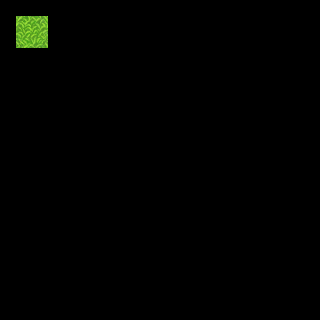

Rendered tile map (Tiled .tmx) drawn with the repository's tilesets; below, a short description and the full map source, tile grids included:
An orthogonal 20x20 tile map with 16x16 px tiles, 3 tile layers (regions, input_set, output_under2 grass), 2 tilesets.

<map version="1.0" orientation="orthogonal" renderorder="right-down" width="20" height="20" tilewidth="16" tileheight="16" nextobjectid="6">
 <properties>
  <property name="NoOverlappingRules" value="true" />
 </properties>
 <tileset firstgid="1" name="ruleset" tilewidth="16" tileheight="16" tilecount="60" columns="10">
  <image source="../tilesets/ruleset.png" width="160" height="96" />
 </tileset>
 <tileset firstgid="61" name="outside_a2" tilewidth="16" tileheight="16" tilecount="768" columns="32">
  <image source="../tilesets/outside_a2.png" width="512" height="384" />
 </tileset>
 <layer name="regions" width="20" height="20">
  <data encoding="csv">
0,0,0,0,0,0,0,0,0,0,0,0,0,0,0,0,0,0,0,0,
0,1,1,0,0,0,0,0,0,0,0,0,0,0,0,0,0,0,0,0,
0,1,1,0,0,0,0,0,0,0,0,0,0,0,0,0,0,0,0,0,
0,0,0,0,0,0,0,0,0,0,0,0,0,0,0,0,0,0,0,0,
0,0,0,0,0,0,0,0,0,0,0,0,0,0,0,0,0,0,0,0,
0,0,0,0,0,0,0,0,0,0,0,0,0,0,0,0,0,0,0,0,
0,0,0,0,0,0,0,0,0,0,0,0,0,0,0,0,0,0,0,0,
0,0,0,0,0,0,0,0,0,0,0,0,0,0,0,0,0,0,0,0,
0,0,0,0,0,0,0,0,0,0,0,0,0,0,0,0,0,0,0,0,
0,0,0,0,0,0,0,0,0,0,0,0,0,0,0,0,0,0,0,0,
0,0,0,0,0,0,0,0,0,0,0,0,0,0,0,0,0,0,0,0,
0,0,0,0,0,0,0,0,0,0,0,0,0,0,0,0,0,0,0,0,
0,0,0,0,0,0,0,0,0,0,0,0,0,0,0,0,0,0,0,0,
0,0,0,0,0,0,0,0,0,0,0,0,0,0,0,0,0,0,0,0,
0,0,0,0,0,0,0,0,0,0,0,0,0,0,0,0,0,0,0,0,
0,0,0,0,0,0,0,0,0,0,0,0,0,0,0,0,0,0,0,0,
0,0,0,0,0,0,0,0,0,0,0,0,0,0,0,0,0,0,0,0,
0,0,0,0,0,0,0,0,0,0,0,0,0,0,0,0,0,0,0,0,
0,0,0,0,0,0,0,0,0,0,0,0,0,0,0,0,0,0,0,0,
0,0,0,0,0,0,0,0,0,0,0,0,0,0,0,0,0,0,0,0
</data>
 </layer>
 <layer name="input_set" width="20" height="20">
  <data encoding="csv">
0,0,0,0,0,0,0,0,0,0,0,0,0,0,0,0,0,0,0,0,
0,23,23,0,0,0,0,0,0,0,0,0,0,0,0,0,0,0,0,0,
0,23,23,0,0,0,0,0,0,0,0,0,0,0,0,0,0,0,0,0,
0,0,0,0,0,0,0,0,0,0,0,0,0,0,0,0,0,0,0,0,
0,0,0,0,0,0,0,0,0,0,0,0,0,0,0,0,0,0,0,0,
0,0,0,0,0,0,0,0,0,0,0,0,0,0,0,0,0,0,0,0,
0,0,0,0,0,0,0,0,0,0,0,0,0,0,0,0,0,0,0,0,
0,0,0,0,0,0,0,0,0,0,0,0,0,0,0,0,0,0,0,0,
0,0,0,0,0,0,0,0,0,0,0,0,0,0,0,0,0,0,0,0,
0,0,0,0,0,0,0,0,0,0,0,0,0,0,0,0,0,0,0,0,
0,0,0,0,0,0,0,0,0,0,0,0,0,0,0,0,0,0,0,0,
0,0,0,0,0,0,0,0,0,0,0,0,0,0,0,0,0,0,0,0,
0,0,0,0,0,0,0,0,0,0,0,0,0,0,0,0,0,0,0,0,
0,0,0,0,0,0,0,0,0,0,0,0,0,0,0,0,0,0,0,0,
0,0,0,0,0,0,0,0,0,0,0,0,0,0,0,0,0,0,0,0,
0,0,0,0,0,0,0,0,0,0,0,0,0,0,0,0,0,0,0,0,
0,0,0,0,0,0,0,0,0,0,0,0,0,0,0,0,0,0,0,0,
0,0,0,0,0,0,0,0,0,0,0,0,0,0,0,0,0,0,0,0,
0,0,0,0,0,0,0,0,0,0,0,0,0,0,0,0,0,0,0,0,
0,0,0,0,0,0,0,0,0,0,0,0,0,0,0,0,0,0,0,0
</data>
 </layer>
 <layer name="output_under2 grass" width="20" height="20">
  <data encoding="csv">
0,0,0,0,0,0,0,0,0,0,0,0,0,0,0,0,0,0,0,0,
0,174,175,0,0,0,0,0,0,0,0,0,0,0,0,0,0,0,0,0,
0,206,207,0,0,0,0,0,0,0,0,0,0,0,0,0,0,0,0,0,
0,0,0,0,0,0,0,0,0,0,0,0,0,0,0,0,0,0,0,0,
0,0,0,0,0,0,0,0,0,0,0,0,0,0,0,0,0,0,0,0,
0,0,0,0,0,0,0,0,0,0,0,0,0,0,0,0,0,0,0,0,
0,0,0,0,0,0,0,0,0,0,0,0,0,0,0,0,0,0,0,0,
0,0,0,0,0,0,0,0,0,0,0,0,0,0,0,0,0,0,0,0,
0,0,0,0,0,0,0,0,0,0,0,0,0,0,0,0,0,0,0,0,
0,0,0,0,0,0,0,0,0,0,0,0,0,0,0,0,0,0,0,0,
0,0,0,0,0,0,0,0,0,0,0,0,0,0,0,0,0,0,0,0,
0,0,0,0,0,0,0,0,0,0,0,0,0,0,0,0,0,0,0,0,
0,0,0,0,0,0,0,0,0,0,0,0,0,0,0,0,0,0,0,0,
0,0,0,0,0,0,0,0,0,0,0,0,0,0,0,0,0,0,0,0,
0,0,0,0,0,0,0,0,0,0,0,0,0,0,0,0,0,0,0,0,
0,0,0,0,0,0,0,0,0,0,0,0,0,0,0,0,0,0,0,0,
0,0,0,0,0,0,0,0,0,0,0,0,0,0,0,0,0,0,0,0,
0,0,0,0,0,0,0,0,0,0,0,0,0,0,0,0,0,0,0,0,
0,0,0,0,0,0,0,0,0,0,0,0,0,0,0,0,0,0,0,0,
0,0,0,0,0,0,0,0,0,0,0,0,0,0,0,0,0,0,0,0
</data>
 </layer>
</map>
